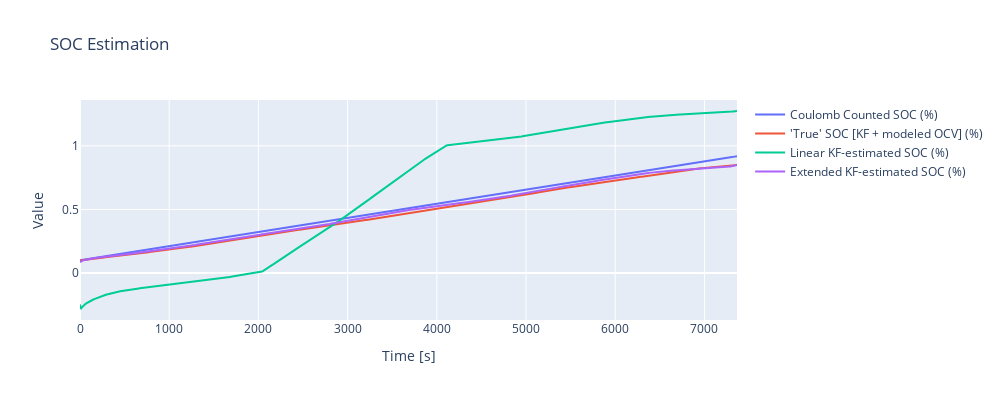

Notebook code for this chart:
### Markdown cell above
#### Visualizing comparisons across KFs
To compare different KF implementations, let's compare the following:
- SOC by coulomb counting
- SOC by a simple linear KF
- SOC by an extended linear KF
- "True" SOC by using ocv directly from PyBaMM model as input to a KF

### Code cell
soc_true = SOCEstimator.KF_true(
    P_initial=np.array([[1e0]]), # initial error covariance; affects starting point for P
    Q=np.array([[1e-4]]), # process noise covariance; affects P_pred > K > P_new ( how much the actual state of system can deviate from predicted state due to unmodeled influences or inherent randomness in system )
    R=np.array([[1e-2]]) # measurement noise covariance; affects K ( how much noise is expected in observed data )
)
soc_by_linKF = SOCEstimator.linKF_CCVSOC(
    P_initial=np.array([[1e0]]), # initial error covariance; affects starting point for P
    Q=np.array([[1e-1]]), # process noise covariance; affects P_pred > K > P_new ( how much the actual state of system can deviate from predicted state due to unmodeled influences or inherent randomness in system )
    R=np.array([[1e-2]]) # measurement noise covariance; affects K ( how much noise is expected in observed data )
)
soc_by_extCCV = SOCEstimator.extKF_CCVSOC(
    P_initial=np.array([[1e0]]), # initial error covariance; affects starting point for P
    Q=np.array([[1e-1]]), # process noise covariance; affects P_pred > K > P_new ( how much the actual state of system can deviate from predicted state due to unmodeled influences or inherent randomness in system )
    R=np.array([[1e-2]]) # measurement noise covariance; affects K ( how much noise is expected in observed data )
)

create_single_fig_line_plot([soc_by_coulcnt, soc_true, soc_by_linKF, soc_by_extCCV], PyBAMM_DS.data.time, "SOC Estimation")

### Figure 1 — Plotly figure (JSON) as saved in the notebook; plotly's stock layout.template omitted (floating-point values rounded to 4 significant figures; data arrays with more than 128 entries replaced by an {"elided": "..."} marker saying what was removed)
{"data": [{"mode": "lines", "name": "Coulomb Counted SOC (%)", "type": "scatter", "x": {"elided": "738 float values"}, "y": {"elided": "738 float values"}}, {"mode": "lines", "name": "'True' SOC [KF + modeled OCV] (%)", "type": "scatter", "x": {"elided": "738 float values"}, "y": {"elided": "738 float values"}}, {"mode": "lines", "name": "Linear KF-estimated SOC (%)", "type": "scatter", "x": {"elided": "738 float values"}, "y": {"elided": "738 float values"}}, {"mode": "lines", "name": "Extended KF-estimated SOC (%)", "type": "scatter", "x": {"elided": "738 float values"}, "y": {"elided": "738 float values"}}], "layout": {"height": 400, "showlegend": true, "title": {"text": "SOC Estimation"}, "width": 1000, "xaxis": {"title": {"text": "Time [s]"}}, "yaxis": {"title": {"text": "Value"}}}}
